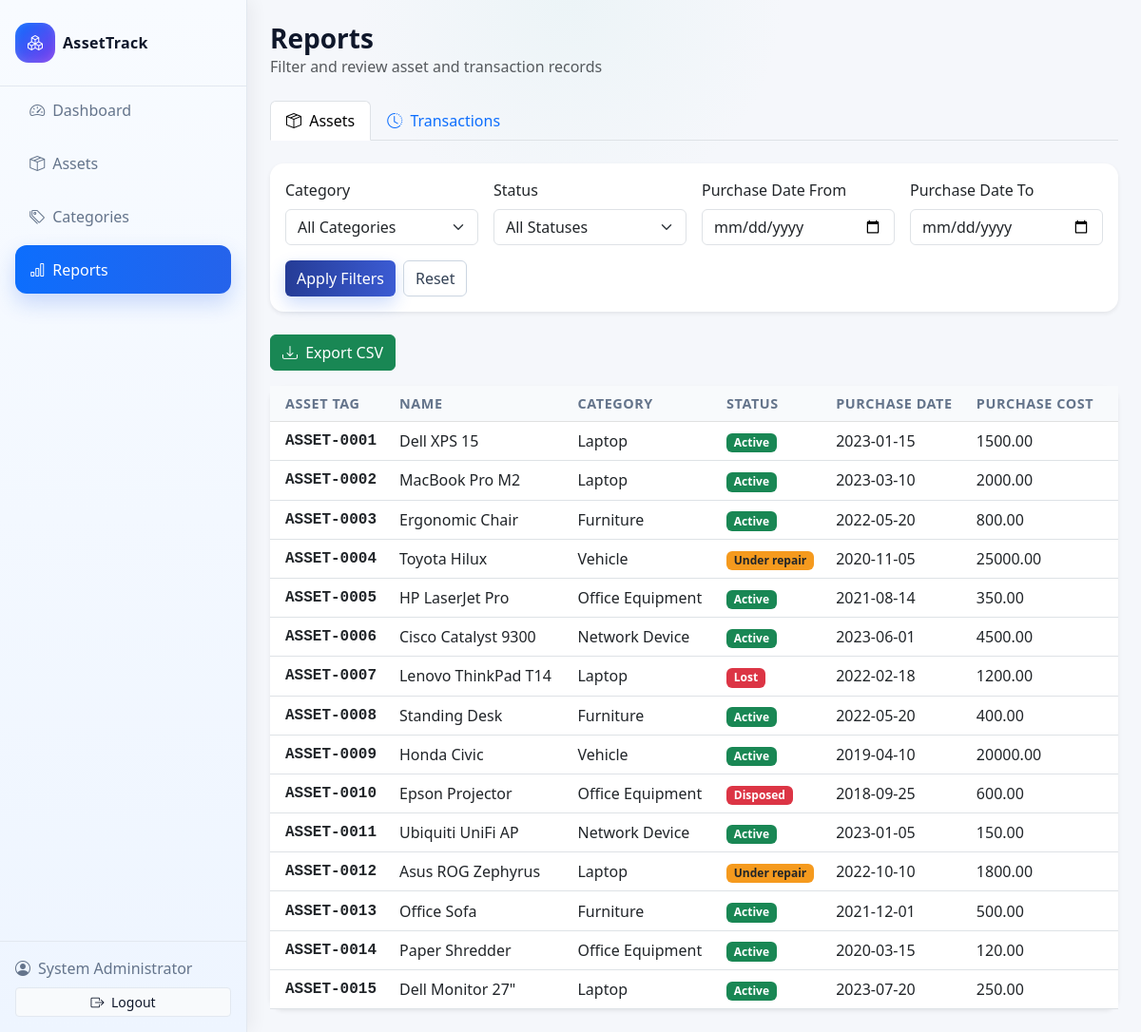
The page /reports/index.php (signed in) on the database its author committed.
### tables this page shows
CREATE TABLE assets (
    id INT UNSIGNED AUTO_INCREMENT PRIMARY KEY,
    asset_tag VARCHAR(50) NOT NULL UNIQUE,
    name VARCHAR(150) NOT NULL,
    description TEXT NULL,
    category_id INT UNSIGNED NOT NULL,
    serial_number VARCHAR(100) UNIQUE NULL,
    location VARCHAR(150) NULL,
    status ENUM('active', 'under_repair', 'disposed', 'lost') DEFAULT 'active',
    purchase_date DATE NULL,
    purchase_cost DECIMAL(10,2) NULL,
    assigned_to VARCHAR(150) NULL,
    notes TEXT NULL,
    created_by INT UNSIGNED NULL,
    created_at TIMESTAMP DEFAULT CURRENT_TIMESTAMP,
    updated_at TIMESTAMP DEFAULT CURRENT_TIMESTAMP ON UPDATE CURRENT_TIMESTAMP,
    CONSTRAINT fk_assets_category FOREIGN KEY (category_id) REFERENCES categories(id) ON DELETE RESTRICT,
    CONSTRAINT fk_assets_user FOREIGN KEY (created_by) REFERENCES users(id) ON DELETE SET NULL
);

CREATE TABLE categories (
    id INT UNSIGNED AUTO_INCREMENT PRIMARY KEY,
    name VARCHAR(100) NOT NULL UNIQUE,
    description TEXT NULL,
    created_at TIMESTAMP DEFAULT CURRENT_TIMESTAMP
);

### config/db.php (called while the page is built, shortened)
<?php
function getDB() {
    static $pdo = null;
    if ($pdo === null) {
        try {
            $dsn = "mysql:host=" . DB_HOST . ";dbname=" . DB_NAME . ";charset=utf8mb4";
            $options = [
                PDO::ATTR_ERRMODE            => PDO::ERRMODE_EXCEPTION,
                PDO::ATTR_DEFAULT_FETCH_MODE => PDO::FETCH_ASSOC,
                PDO::ATTR_EMULATE_PREPARES   => false,
            ];
            $pdo = new PDO($dsn, DB_USER, DB_PASS, $options);
        } catch (PDOException $e) {
            die("Database Connection Failed: " . $e->getMessage());
        }
    }
    return $pdo;
}

### models/Asset.php (called while the page is built, shortened)
<?php
require_once __DIR__ . '/../config/db.php';
class Asset {
    public static function getAll($filters = []) {
        try {
            $sql = "SELECT a.*, c.name as category_name, u.full_name as creator_name
                    FROM assets a
                    LEFT JOIN categories c ON a.category_id = c.id
                    LEFT JOIN users u ON a.created_by = u.id
                    WHERE 1=1";
            $params = [];
            $sql .= " ORDER BY a.created_at DESC";
            $stmt = getDB()->prepare($sql);
            $stmt->execute($params);
            return $stmt->fetchAll();
        } catch (PDOException $e) {
            return [];
        }
    }
}

### reports/index.php (the view, shortened to what this page needs)
<?php
require_once __DIR__ . '/../config/db.php';
require_once __DIR__ . '/../models/Asset.php';
$activeTab = $_GET['tab'] ?? 'assets';
$assetFilters = [
    'category_id'        => (int)($_GET['category_id'] ?? 0),
    'status'             => $_GET['status'] ?? '',
    'purchase_date_from' => $_GET['purchase_date_from'] ?? '',
    'purchase_date_to'   => $_GET['purchase_date_to']   ?? '',
];
$allAssets  = Asset::getAll([
    'category_id' => $assetFilters['category_id'] ?: null,
    'status'      => $assetFilters['status']       ?: null,
]);
$assets = [];
foreach ($allAssets as $asset) {
    $pd           = $asset['purchase_date'] ?? '';
    $matchesFrom  = $assetFilters['purchase_date_from'] === '' || $pd === '' || $pd >= $assetFilters['purchase_date_from'];
    $matchesTo    = $assetFilters['purchase_date_to']   === '' || $pd === '' || $pd <= $assetFilters['purchase_date_to'];
    if ($matchesFrom && $matchesTo) $assets[] = $asset;
}
require_once __DIR__ . '/../includes/header.php';
?>
<div class="d-flex justify-content-between align-items-center mb-4">
    <div>
        <h1 class="h3 fw-bold mb-0">Reports</h1>
        <p class="text-muted mb-0">Filter and review asset and transaction records</p>
    </div>
</div>
<ul class="nav nav-tabs mb-4">
    <li class="nav-item">
        <a class="nav-link <?= $activeTab === 'assets' ? 'active' : '' ?>"
           href="?tab=assets">
            <i class="bi bi-box-seam me-1"></i> Assets
        </a>
    </li>
    <li class="nav-item">
        <a class="nav-link <?= $activeTab === 'transactions' ? 'active' : '' ?>"
           href="?tab=transactions">
            <i class="bi bi-clock-history me-1"></i> Transactions
        </a>
    </li>
</ul>
<?php if ($activeTab === 'assets'): ?>
<form method="GET" action="" class="card border-0 shadow-sm mb-4">
    <div class="card-body">
        <div class="row g-3">
            <div class="col-md-3">
                <label class="form-label">Category</label>
                <select name="category_id" class="form-select">
                    <option value="">All Categories</option>
                </select>
            </div>
            <div class="col-md-3">
                <label class="form-label">Status</label>
                <select name="status" class="form-select">
                    <option value="">All Statuses</option>
                </select>
            </div>
            <div class="col-md-3">
                <label class="form-label">Purchase Date From</label>
                <input type="date" name="purchase_date_from" class="form-control"
                       value="<?= htmlspecialchars($assetFilters['purchase_date_from']) ?>">
            </div>
            <div class="col-md-3">
                <label class="form-label">Purchase Date To</label>
                <input type="date" name="purchase_date_to" class="form-control"
                       value="<?= htmlspecialchars($assetFilters['purchase_date_to']) ?>">
            </div>
        </div>
        <div class="d-flex gap-2 mt-3">
            <button type="submit" class="btn btn-primary">Apply Filters</button>
            <a href="?tab=assets" class="btn btn-outline-secondary">Reset</a>
        </div>
    </div>
</form>
<form method="POST" action="<?= BASE_URL ?>/reports/export_csv.php" class="mb-3">
    <button type="submit" class="btn btn-success">
        <i class="bi bi-download me-1"></i> Export CSV
    </button>
</form>
<div class="card border-0 shadow-sm">
    <div class="card-body p-0">
        <div class="table-responsive">
            <table class="table table-hover align-middle mb-0">
                <thead class="table-light">
                    <tr>
                        <th class="ps-3">Asset Tag</th>
                        <th>Name</th>
                        <th>Category</th>
                        <th>Status</th>
                        <th>Purchase Date</th>
                        <th class="pe-3">Purchase Cost</th>
                    </tr>
                </thead>
                <tbody>
                    <?php if (empty($assets)): ?>
                        <tr>
                            <td colspan="6" class="text-center text-muted py-4">No assets found.</td>
                        </tr>
                    <?php else: ?>
                        <?php foreach ($assets as $asset): ?>
                            <?php
                            $badgeClass = match($asset['status'] ?? '') {
                                'active'       => 'bg-success',
                                'under_repair' => 'bg-warning text-dark',
                                'disposed'     => 'bg-danger',
                                'lost'         => 'bg-danger',
                                default        => 'bg-secondary',
                            };
                            ?>
                            <tr>
                                <td class="ps-3 font-monospace fw-semibold">
                                    <?= htmlspecialchars($asset['asset_tag'] ?? '') ?>
                                </td>
                                <td><?= htmlspecialchars($asset['name'] ?? '') ?></td>
                                <td><?= htmlspecialchars($asset['category_name'] ?? '') ?></td>
                                <td>
                                    <span class="badge <?= $badgeClass ?>">
                                        <?= ucfirst(str_replace('_', ' ', $asset['status'] ?? '')) ?>
                                    </span>
                                </td>
                                <td><?= htmlspecialchars($asset['purchase_date'] ?? '—') ?></td>
                                <td class="pe-3"><?= htmlspecialchars($asset['purchase_cost'] ?? '—') ?></td>
                            </tr>
                        <?php endforeach; ?>
                    <?php endif; ?>
                </tbody>
            </table>
        </div>
    </div>
</div>
<?php endif; ?>
<?php require_once __DIR__ . '/../includes/footer.php'; ?>

### css/custom.css (style rules this page uses)
:root { --bap-sunset-orange: #f36b2e; --bap-mango: #f59a1e; --bap-ocean-water: #c4e7e5; --bap-brilliant-blue: #253c96; --bap-oiler-navy: #19244e; --bg-soft: #f5f7fb; --surface: #ffffff; --surface-muted: #f8fafc; --text-main: #0f172a; --text-muted: #64748b; --border-soft: #e2e8f0; --shadow-soft: 0 12px 30px rgba(15, 23, 42, 0.06); --shadow-hover: 0 18px 38px rgba(15, 23, 42, 0.1); --sidebar-active: linear-gradient(90deg, #0d6efd, #2563eb); }
html, body { height: 100%; overflow: hidden; }
body { background: radial-gradient(circle at top, rgba(196, 231, 229, 0.18), transparent 18%), var(--bg-soft); color: var(--text-main); overflow-x: hidden; }
.btn-primary { background: linear-gradient(90deg, var(--bap-brilliant-blue), #3b5bd3); border: 0; box-shadow: 0 8px 18px rgba(37, 99, 235, 0.22); }
.btn-outline-secondary { color: #334155; border-color: #cbd5e1; }
.card { border: 1px solid var(--border-soft); border-radius: 0.9rem; background: var(--surface); box-shadow: var(--shadow-soft); transition: box-shadow 0.2s ease; }
.table thead th { background: #f8fafc; color: var(--text-muted); font-size: 0.9rem; text-transform: uppercase; letter-spacing: 0.04em; }
.badge.bg-warning { background-color: var(--bap-mango) !important; }

### includes/header.php (style rules this page uses)
html, body { height: 100%; overflow: hidden; margin: 0; padding: 0; }

### rows shown on the page
assets: asset_tag "ASSET-0001", name "Dell XPS 15", category.name "Laptop", status "Active", purchase_date "2023-01-15", purchase_cost "1500.00"
assets: asset_tag "ASSET-0002", name "MacBook Pro M2", category.name "Laptop", status "Active", purchase_date "2023-03-10", purchase_cost "2000.00"
assets: asset_tag "ASSET-0003", name "Ergonomic Chair", category.name "Furniture", status "Active", purchase_date "2022-05-20", purchase_cost "800.00"
assets: asset_tag "ASSET-0004", name "Toyota Hilux", category.name "Vehicle", status "Under repair", purchase_date "2020-11-05", purchase_cost "25000.00"
assets: asset_tag "ASSET-0005", name "HP LaserJet Pro", category.name "Office Equipment", status "Active", purchase_date "2021-08-14", purchase_cost "350.00"
assets: asset_tag "ASSET-0006", name "Cisco Catalyst 9300", category.name "Network Device", status "Active", purchase_date "2023-06-01", purchase_cost "4500.00"
assets: asset_tag "ASSET-0007", name "Lenovo ThinkPad T14", category.name "Laptop", status "Lost", purchase_date "2022-02-18", purchase_cost "1200.00"
assets: asset_tag "ASSET-0008", name "Standing Desk", category.name "Furniture", status "Active", purchase_date "2022-05-20", purchase_cost "400.00"
assets: asset_tag "ASSET-0009", name "Honda Civic", category.name "Vehicle", status "Active", purchase_date "2019-04-10", purchase_cost "20000.00"
assets: asset_tag "ASSET-0010", name "Epson Projector", category.name "Office Equipment", status "Disposed", purchase_date "2018-09-25", purchase_cost "600.00"
assets: asset_tag "ASSET-0011", name "Ubiquiti UniFi AP", category.name "Network Device", status "Active", purchase_date "2023-01-05", purchase_cost "150.00"
assets: asset_tag "ASSET-0012", name "Asus ROG Zephyrus", category.name "Laptop", status "Under repair", purchase_date "2022-10-10", purchase_cost "1800.00"
assets: asset_tag "ASSET-0013", name "Office Sofa", category.name "Furniture", status "Active", purchase_date "2021-12-01", purchase_cost "500.00"
assets: asset_tag "ASSET-0014", name "Paper Shredder", category.name "Office Equipment", status "Active", purchase_date "2020-03-15", purchase_cost "120.00"
assets: asset_tag "ASSET-0015", name "Dell Monitor 27\"", category.name "Laptop", status "Active", purchase_date "2023-07-20", purchase_cost "250.00"

### other values the page prints
currentUser()['name'] "System Administrator"
